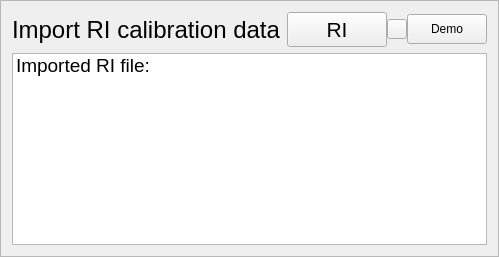
            <widget class="QFrame" name="frame_8">
             <property name="styleSheet">
              <string notr="true"/>
             </property>
             <property name="frameShape">
              <enum>QFrame::StyledPanel</enum>
             </property>
             <property name="frameShadow">
              <enum>QFrame::Raised</enum>
             </property>
             <layout class="QGridLayout" name="gridLayout_7">
              <item row="0" column="0">
               <widget class="QWidget" name="widget_13" native="true">
                <layout class="QHBoxLayout" name="horizontalLayout_15">
                 <property name="spacing">
                  <number>0</number>
                 </property>
                 <property name="leftMargin">
                  <number>0</number>
                 </property>
                 <property name="topMargin">
                  <number>0</number>
                 </property>
                 <property name="rightMargin">
                  <number>0</number>
                 </property>
                 <property name="bottomMargin">
                  <number>0</number>
                 </property>
                 <item>
                  <widget class="QLabel" name="label_11">
                   <property name="sizePolicy">
                    <sizepolicy hsizetype="Maximum" vsizetype="Preferred">
                     <horstretch>0</horstretch>
                     <verstretch>0</verstretch>
                    </sizepolicy>
                   </property>
                   <property name="font">
                    <font>
                     <pointsize>18</pointsize>
                     <weight>50</weight>
                     <italic>false</italic>
                     <bold>false</bold>
                    </font>
                   </property>
                   <property name="styleSheet">
                    <string notr="true">font: 18pt;</string>
                   </property>
                   <property name="text">
                    <string>Import RI calibration data </string>
                   </property>
                   <property name="textFormat">
                    <enum>Qt::AutoText</enum>
                   </property>
                   <property name="scaledContents">
                    <bool>false</bool>
                   </property>
                   <property name="alignment">
                    <set>Qt::AlignLeading|Qt::AlignLeft|Qt::AlignVCenter</set>
                   </property>
                   <property name="wordWrap">
                    <bool>true</bool>
                   </property>
                  </widget>
                 </item>
                 <item>
                  <widget class="QPushButton" name="pushButton_3">
                   <property name="minimumSize">
                    <size>
                     <width>100</width>
                     <height>35</height>
                    </size>
                   </property>
                   <property name="maximumSize">
                    <size>
                     <width>100</width>
                     <height>35</height>
                    </size>
                   </property>
                   <property name="font">
                    <font>
                     <pointsize>16</pointsize>
                     <weight>50</weight>
                     <italic>false</italic>
                     <bold>false</bold>
                    </font>
                   </property>
                   <property name="styleSheet">
                    <string notr="true">font: 16pt;</string>
                   </property>
                   <property name="text">
                    <string>RI</string>
                   </property>
                  </widget>
                 </item>
                 <item>
                  <widget class="QPushButton" name="pushButton_7">
                   <property name="minimumSize">
                    <size>
                     <width>20</width>
                     <height>20</height>
                    </size>
                   </property>
                   <property name="maximumSize">
                    <size>
                     <width>20</width>
                     <height>20</height>
                    </size>
                   </property>
                   <property name="text">
                    <string/>
                   </property>
                   <property name="icon">
                    <iconset>
                     <normaloff>R-C.png</normaloff>R-C.png</iconset>
                   </property>
                   <property name="iconSize">
                    <size>
                     <width>20</width>
                     <height>20</height>
                    </size>
                   </property>
                  </widget>
                 </item>
                 <item>
                  <widget class="QPushButton" name="pushButton_14">
                   <property name="minimumSize">
                    <size>
                     <width>80</width>
                     <height>30</height>
                    </size>
                   </property>
                   <property name="maximumSize">
                    <size>
                     <width>80</width>
                     <height>30</height>
                    </size>
                   </property>
                   <property name="text">
                    <string>Demo</string>
                   </property>
                  </widget>
                 </item>
                </layout>
               </widget>
              </item>
              <item row="1" column="0">
               <widget class="QListWidget" name="listWidget_3">
                <property name="styleSheet">
                 <string notr="true">font: 14pt;</string>
                </property>
                <item>
                 <property name="text">
                  <string>Imported RI file:</string>
                 </property>
                </item>
               </widget>
              </item>
             </layout>
            </widget>
